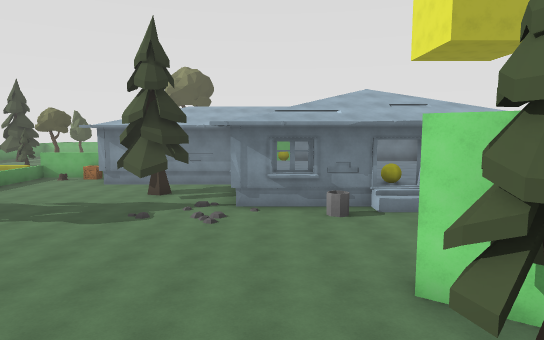
[1] (above)

24 first-person views from a walk through a Unity game level. The camera is 1.3 m above the floor, tilts 6° down and sees 75° across. The floor is counted in squares, 2 m on a side. Each view is taken from the middle of a square. On the plan, view 1 faces up. The plan holds only what a view shows up to about 10 squares ahead; the rest is blank. The place goes on beyond the plan. The player character is not drawn.

[2]
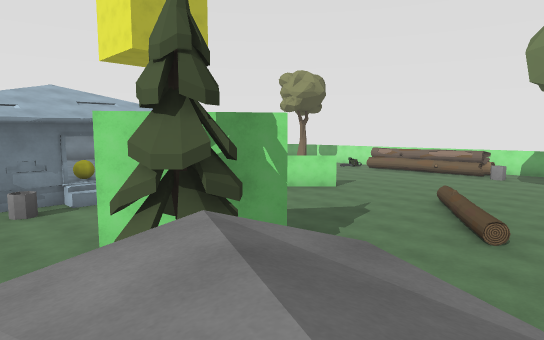

[3]
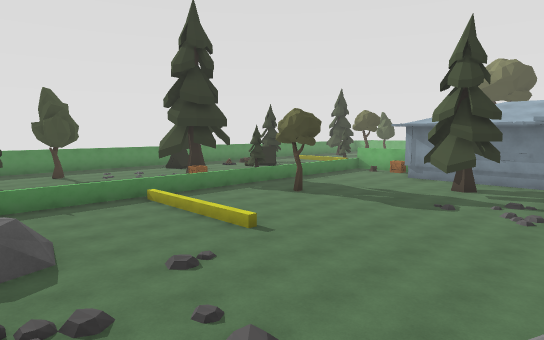

[4]
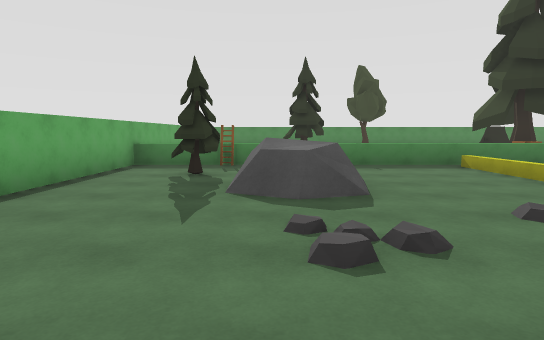

[5]
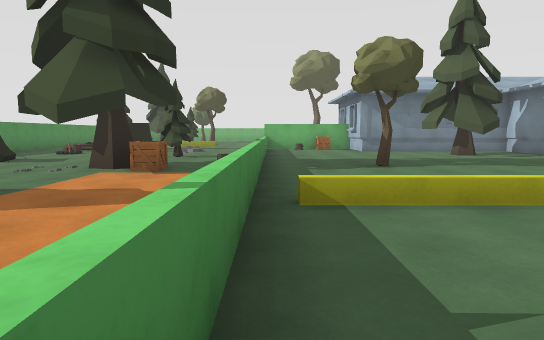

[6]
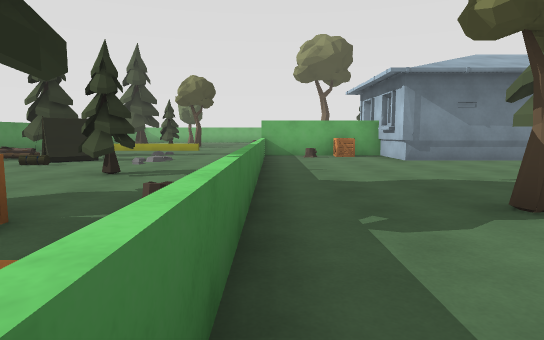

[7]
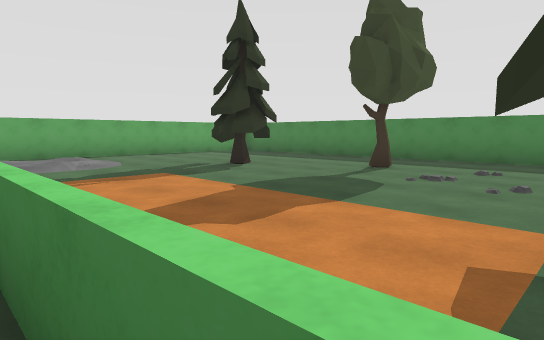

[8]
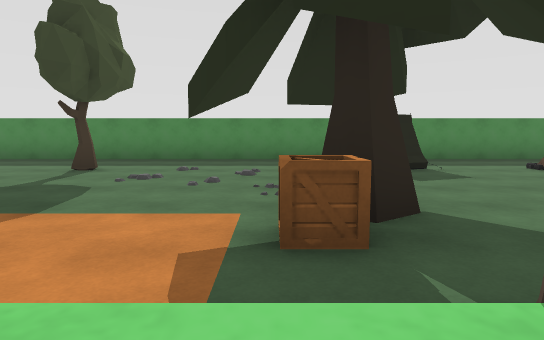

[9]
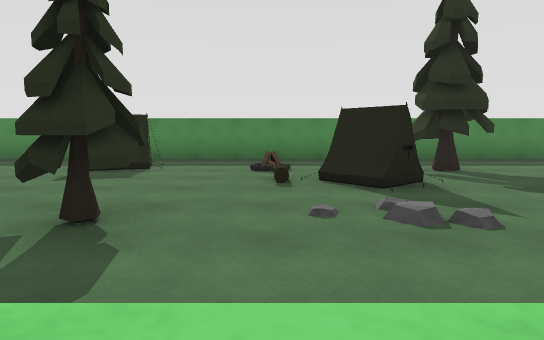

[10]
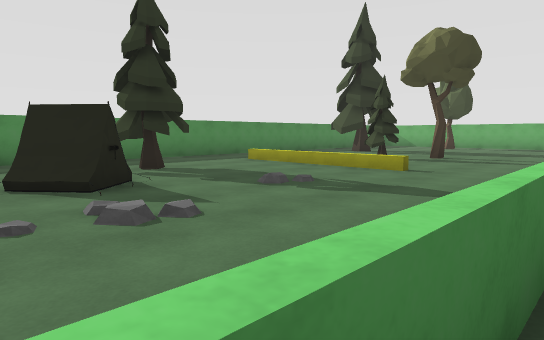

[11]
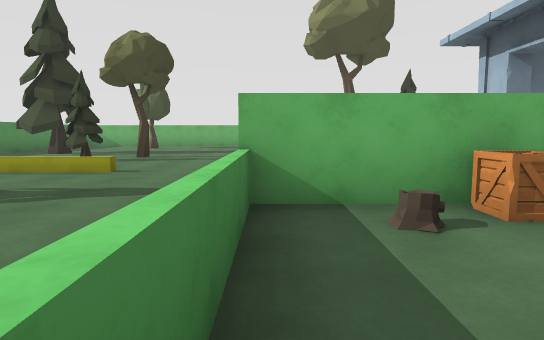

[12]
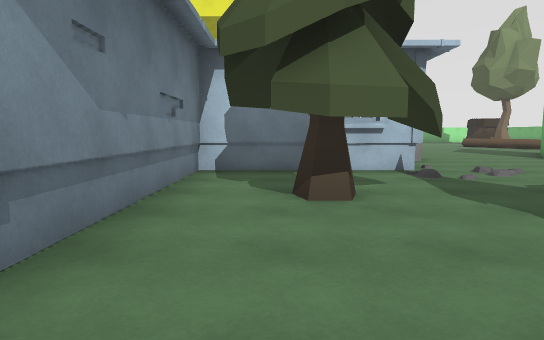

[13]
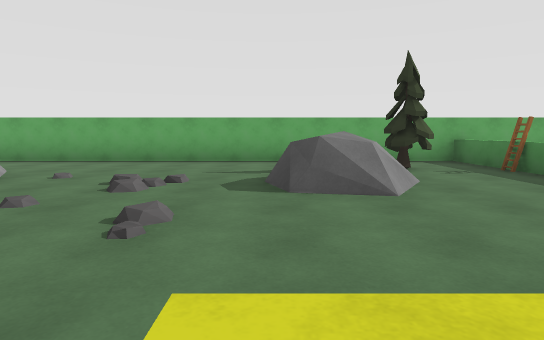

[14]
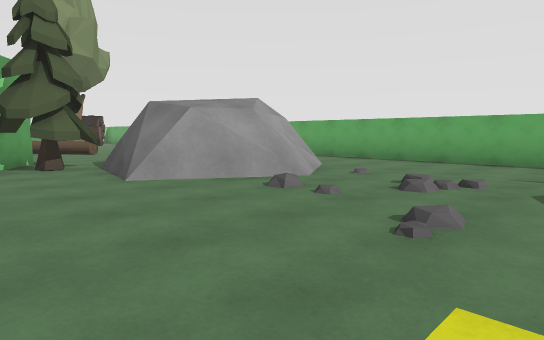

[15]
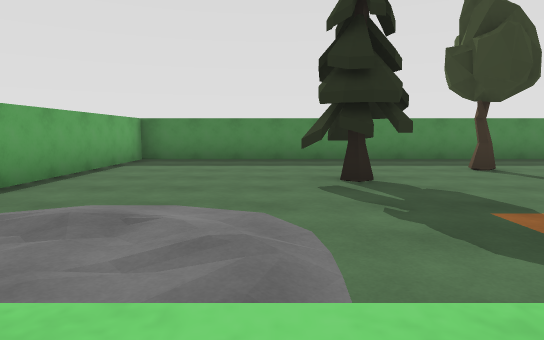

[16]
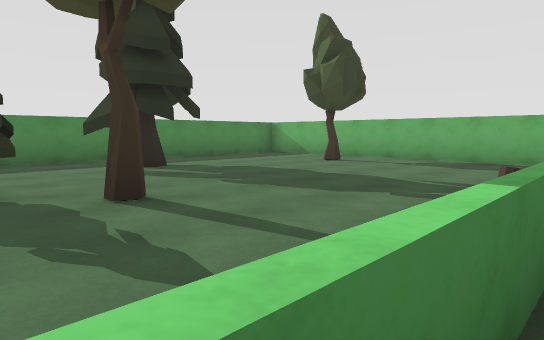

[17]
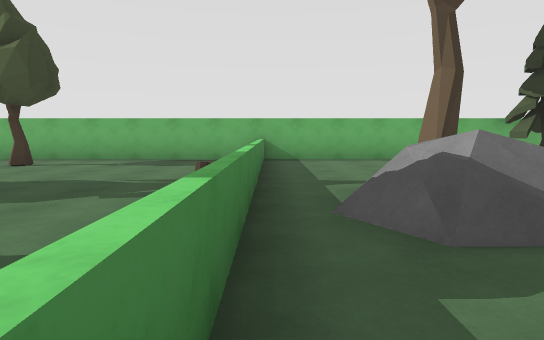

[18]
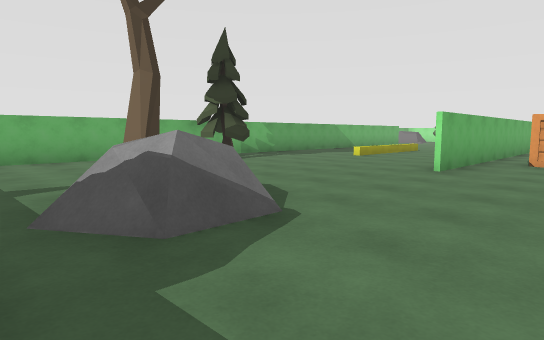

[19]
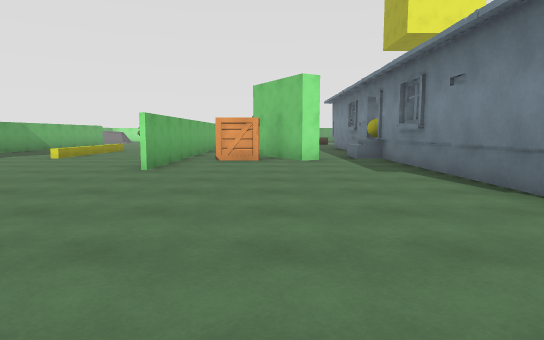

[20]
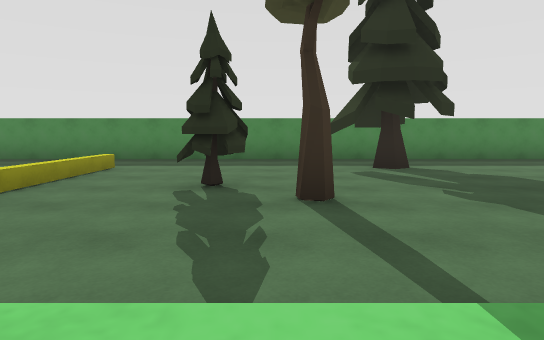

[21]
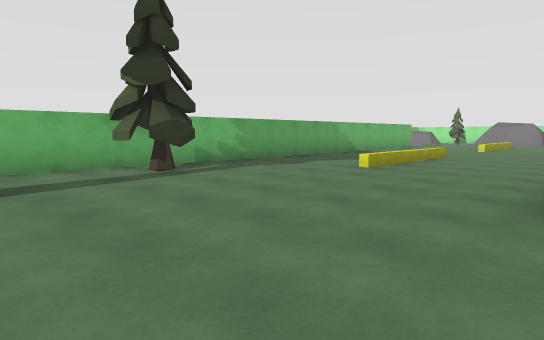

[22]
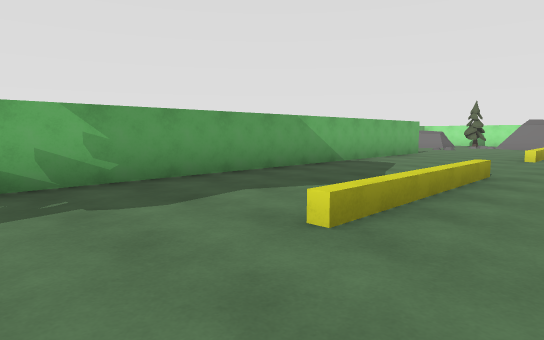

[23]
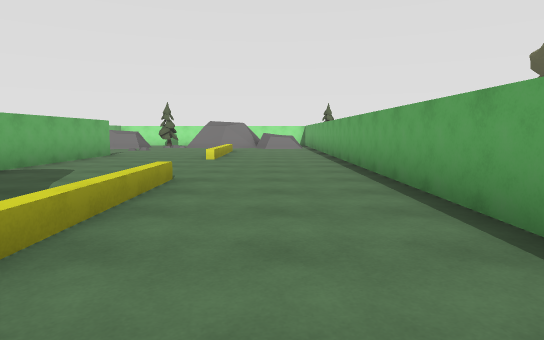

[24]
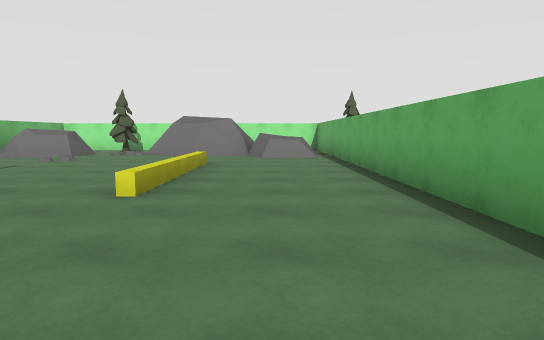

### Floor plan
Key: @ floor where view 1 was taken; # wall or solid block; . main floor; : floor 0.5 m higher than the main floor; + floor 0.75 m higher than the main floor; * floor 1.25 m higher than the main floor; / step, stairs or slope; = window, fence, low wall or low ledge; ^ raised ledge; v drop or lower ground; T tree; R rock; C crate; L ladder; E tent; B bonfire; Y yellow ball; O other object.
Columns run from 18 left of view 1 to 14 right of it. Each row starts with its distance up from view 1.
 30                                .#
 29                               .=#
 28     .... ###################.....
 27 #########=.....T................
 26 #...T...=...T..T................#
 25 #.......=.......................=
 24 #.......=.. ....................#
 23 #T......=./ ....................=
 22 #TTT....=.+R....................=
 21 #.TT....=..R....#################
 20 #...TTT.=.........C
 19 #...TT..=..........#
 18 #.......= ........##
 17 #..::::.=  .........
 16 #.......=    #####^Y
 15 #..T....=
 14 #.TT.....##C#
 13 #.OTEE..=...#####
 12 #...EE..=........#
 11 #..B....=.....T..#
 10 #.....TT......TT.#   ^^
  9 #.E...TT.........#^^###
  8 #.EE....=........##O.^
  7 #.....TC...T..........
  6 #.....TC..............
  5 #.....T.=.............  ...
  4 #.......=...........#. .....
  3 #..T....=...........T# ......
  2 #.......=.........=/T......O..
  1 #...T...=.....////=/#....OO...
  0 #..TTT..=...+R.///@/  ..O.....
 -1 #...T...=...*//.///v         T
 -2 #........L.T......#
 -3 #........=.........
 -4 #########...........
 -5          ###########

Where each view was taken, in squares from view 1:
view 1: 0 up, 0 right, facing up
view 2: 1 down, 0 right, facing up-right
view 3: 1 down, 0 right, facing up-left
view 4: 1 down, 1 left, facing left
view 5: 0 up, 9 left, facing up
view 6: 4 up, 9 left, facing up
view 7: 6 up, 9 left, facing down-left
view 8: 6 up, 9 left, facing left
view 9: 11 up, 9 left, facing left
view 10: 11 up, 9 left, facing up-left
view 11: 11 up, 9 left, facing up
view 12: 11 up, 7 left, facing right
view 13: 4 up, 5 left, facing down
view 14: 4 up, 5 left, facing down-right
view 15: 1 down, 9 left, facing left
view 16: 19 up, 9 left, facing up-left
view 17: 19 up, 9 left, facing up
view 18: 19 up, 9 left, facing up-right
view 19: 19 up, 9 left, facing right
view 20: 20 up, 9 left, facing left
view 21: 21 up, 6 left, facing up-right
view 22: 23 up, 2 left, facing up-right
view 23: 23 up, 1 left, facing right
view 24: 23 up, 4 right, facing right
